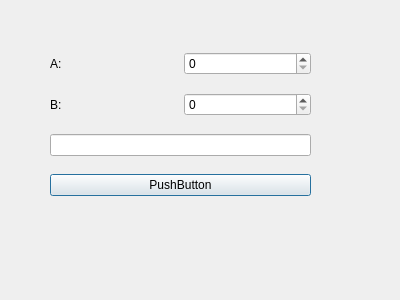
<?xml version="1.0" encoding="UTF-8"?>
<ui version="4.0">
 <class>Dialog</class>
 <widget class="QDialog" name="Dialog">
  <property name="geometry">
   <rect>
    <x>0</x>
    <y>0</y>
    <width>400</width>
    <height>300</height>
   </rect>
  </property>
  <property name="windowTitle">
   <string>Dialog</string>
  </property>
  <widget class="QWidget" name="">
   <property name="geometry">
    <rect>
     <x>50</x>
     <y>40</y>
     <width>261</width>
     <height>171</height>
    </rect>
   </property>
   <layout class="QGridLayout" name="gridLayout">
    <item row="0" column="0">
     <widget class="QLabel" name="la">
      <property name="text">
       <string>A:</string>
      </property>
     </widget>
    </item>
    <item row="1" column="0">
     <widget class="QLabel" name="lb">
      <property name="text">
       <string>B:</string>
      </property>
     </widget>
    </item>
    <item row="2" column="0" colspan="2">
     <widget class="QLineEdit" name="leResult"/>
    </item>
    <item row="3" column="0" colspan="2">
     <widget class="QPushButton" name="btn">
      <property name="text">
       <string>PushButton</string>
      </property>
     </widget>
    </item>
    <item row="0" column="1">
     <widget class="QSpinBox" name="sbA"/>
    </item>
    <item row="1" column="1">
     <widget class="QSpinBox" name="sbB"/>
    </item>
   </layout>
  </widget>
 </widget>
 <resources/>
 <connections/>
</ui>
